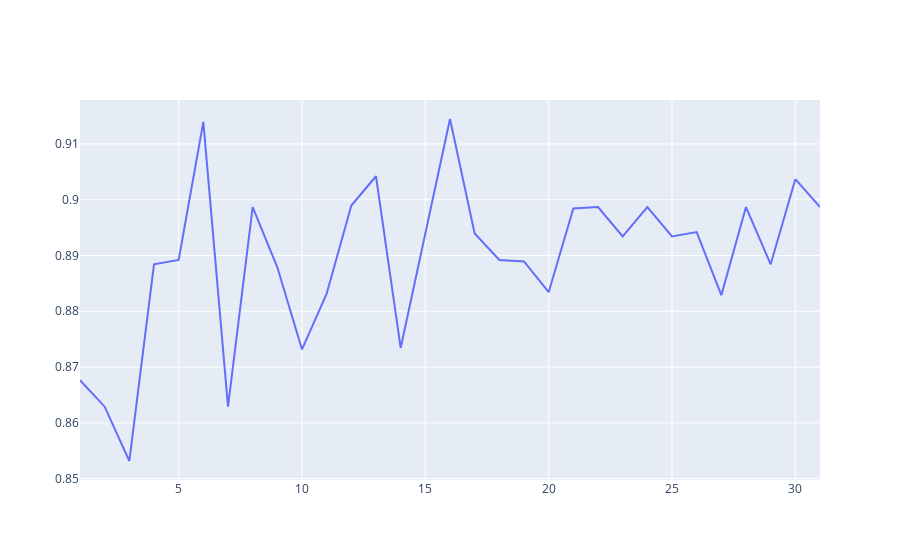

The code cell stored with this chart in its notebook:
### Code cell
import plotly.graph_objects as go

fig = go.Figure(data=go.Scatter(x=neighbors, y=scores))
fig.show()

### Figure 1 — Plotly figure (JSON) as saved in the notebook; plotly's stock layout.template omitted (floating-point values rounded to 4 significant figures)
{"data": [{"type": "scatter", "x": [1, 2, 3, 4, 5, 6, 7, 8, 9, 10, 11, 12, 13, 14, 15, 16, 17, 18, 19, 20, 21, 22, 23, 24, 25, 26, 27, 28, 29, 30, 31], "y": [0.8676, 0.8629, 0.8532, 0.8884, 0.8892, 0.9139, 0.8629, 0.8987, 0.8879, 0.8732, 0.8832, 0.8989, 0.9042, 0.8734, 0.8939, 0.9145, 0.8939, 0.8892, 0.8889, 0.8834, 0.8984, 0.8987, 0.8934, 0.8987, 0.8934, 0.8942, 0.8829, 0.8987, 0.8884, 0.9037, 0.8987]}], "layout": {}}
